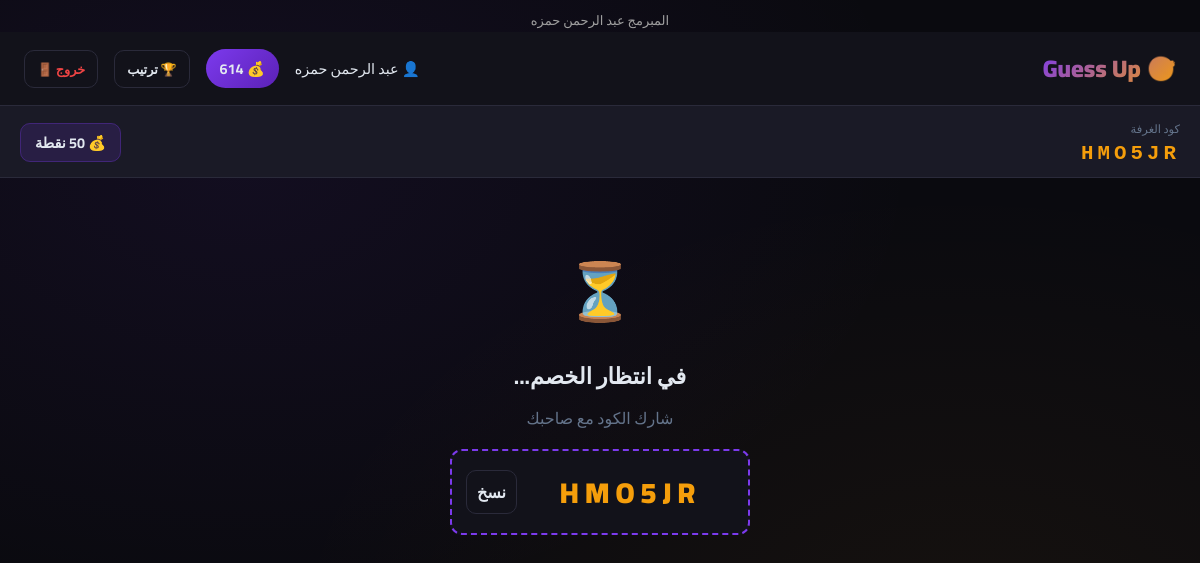
The app's page /room/HMO5JR (signed in) with its own data.
### models.py (models this page shows, shortened)
class Player(db.Model):
    __tablename__     = 'players'
    id                = db.Column(db.Integer, primary_key=True)
    player_name       = db.Column(db.String(50), unique=True, nullable=False)
    password_hash     = db.Column(db.String(256), nullable=False)
    points            = db.Column(db.Integer, default=100)
    xp                = db.Column(db.Integer, default=0)       # م12: XP
    win_streak        = db.Column(db.Integer, default=0)       # م4: Streak
    best_streak       = db.Column(db.Integer, default=0)       # م4: أحسن streak
    last_daily_reward = db.Column(db.DateTime, nullable=True)  # م2: Daily Reward
    avatar            = db.Column(db.String(200), nullable=True)
    created_at        = db.Column(db.DateTime, default=datetime.utcnow)

class Room(db.Model):
    __tablename__    = 'rooms'
    id               = db.Column(db.Integer, primary_key=True)
    room_code        = db.Column(db.String(10), unique=True, nullable=False)
    bet_points       = db.Column(db.Integer, default=100)
    player1_id       = db.Column(db.Integer, db.ForeignKey('players.id'), nullable=True)
    player2_id       = db.Column(db.Integer, db.ForeignKey('players.id'), nullable=True)
    winner_id        = db.Column(db.Integer, db.ForeignKey('players.id'), nullable=True)
    is_bankrupt_mode = db.Column(db.Boolean, default=False)
    is_bot_game      = db.Column(db.Boolean, default=False)
    is_public        = db.Column(db.Boolean, default=False)
    status           = db.Column(db.String(20), default='waiting')
    random_event     = db.Column(db.String(50), nullable=True)  # م6: Random Event
    created_at       = db.Column(db.DateTime, default=datetime.utcnow)
    player1 = db.relationship('Player', foreign_keys=[player1_id])
    player2 = db.relationship('Player', foreign_keys=[player2_id])
    winner  = db.relationship('Player', foreign_keys=[winner_id])

### app.py (the view)
@app.route('/room/<room_code>')
def game_room(room_code):
    if not is_logged_in(session): return redirect(url_for('index'))
    room   = get_room(room_code)
    if not room: return redirect(url_for('lobby'))
    player = get_player_by_id(session['player_id'])
    if not player: return redirect(url_for('index'))
    event_info = EVENTS_MAP.get(room.random_event, {})
    return render_template('room.html', room=room, player=player,
                           event_info=event_info)

### auth.py (called while the page is built)
def get_player_by_id(player_id):
    return Player.query.filter_by(id=player_id).first()

def is_logged_in(session):
    return 'player_id' in session

### rooms.py (called while the page is built)
def get_room(room_code):
    return Room.query.filter_by(room_code=room_code).first()

### templates/room.html (shortened to what this page needs)
{% extends 'base.html' %}
{% block content %}
<div class="room-header">
    <div>
        <div style="color:var(--muted);font-size:.72rem;margin-bottom:2px">كود الغرفة</div>
        <div class="room-code-display" onclick="copyCode()">{{ room.room_code }}</div>
    </div>
    <div>
        {% if room.is_bot_game %}
            <span class="bet-info">🤖 ضد البوت</span>
        {% else %}
            <span class="bet-info">💰 {{ room.bet_points }} نقطة</span>
        {% endif %}
    </div>
</div>
<div class="game-area">
    <div id="waitingState" class="waiting-state {% if room.is_bot_game %}hidden{% endif %}">
        <div class="big-icon">⏳</div>
        <h2>في انتظار الخصم...</h2>
        <p style="color:var(--muted)">شارك الكود مع صاحبك</p>
        <div class="share-code-box">
            <span>{{ room.room_code }}</span>
            <button onclick="copyCode()" class="btn btn-ghost" style="padding:6px 10px">نسخ</button>
        </div>
    </div>
</div>
{% endblock %}

### templates/Base.html (shortened to what this page needs)
<!DOCTYPE html>
<html lang="ar" dir="rtl">
<head>
</head>
    <body>
        <div style="text-align: center; font-weight: 300; color: #a0a0a0; font-size: 13px; padding-top: 8px;">
            المبرمج عبد الرحمن حمزه
        </div>
    <nav>
        <a href="/" class="nav-logo">🎯 Guess Up</a>
        <div class="nav-info">
            {% if session.player_name %}
                <span>👤 {{ session.player_name }}</span>
                <span class="points-badge">
                    💰 <span id="nav-points">{{ player.points if player else '' }}</span>
                </span>
                <a href="/leaderboard" class="btn btn-ghost" style="padding:6px 12px;font-size:0.8rem">🏆 ترتيب</a>
                <a href="/logout" class="btn btn-ghost" style="padding:6px 12px;font-size:0.8rem;color:var(--red)">خروج 🚪</a>
            {% endif %}
        </div>
    </nav>
    {% block content %}{% endblock %}
</body>
</html>

### templates/Base.html (style rules this page uses)
* { margin: 0; padding: 0; box-sizing: border-box; }
:root { --bg: #0a0a0f; --surface: #12121a; --card: #1a1a26; --border: #2a2a3a; --accent: #7c3aed; --accent2: #f59e0b; --green: #10b981; --red: #ef4444; --text: #e2e8f0; --muted: #64748b; --glow: 0 0 20px rgba(124,58,237,0.4); }
body { font-family: 'Cairo', sans-serif; background: var(--bg); color: var(--text); min-height: 100vh; background-image: radial-gradient(ellipse at 20% 20%, rgba(124,58,237,0.08) 0%, transparent 50%), radial-gradient(ellipse at 80% 80%, rgba(245,158,11,0.05) 0%, transparent 50%); }
nav { background: var(--surface); border-bottom: 1px solid var(--border); padding: 14px 24px; display: flex; justify-content: space-between; align-items: center; }
.nav-logo { font-size: 1.5rem; font-weight: 900; background: linear-gradient(135deg, var(--accent), var(--accent2)); -webkit-background-clip: text; -webkit-text-fill-color: transparent; text-decoration: none; }
.nav-info { display: flex; align-items: center; gap: 16px; font-size: 0.9rem; }
.points-badge { background: linear-gradient(135deg, var(--accent), #5b21b6); padding: 6px 14px; border-radius: 20px; font-weight: 700; font-size: 0.9rem; }
.btn { display: inline-flex; align-items: center; justify-content: center; gap: 8px; padding: 12px 24px; border-radius: 10px; font-family: 'Cairo', sans-serif; font-size: 1rem; font-weight: 700; cursor: pointer; border: none; transition: all 0.2s; text-decoration: none; }
.btn-ghost { background: transparent; border: 1px solid var(--border); color: var(--text); }

### templates/room.html (style rules this page uses)
.room-header { background:var(--card);border-bottom:1px solid var(--border); padding:12px 20px;display:flex;justify-content:space-between;align-items:center; }
.room-code-display { font-family:monospace;font-size:1.3rem;font-weight:900; letter-spacing:4px;color:var(--accent2);cursor:pointer; }
.bet-info { background:rgba(124,58,237,.15);border:1px solid rgba(124,58,237,.3); border-radius:10px;padding:5px 14px;font-weight:700;font-size:.9rem; }
.game-area { max-width:700px;margin:0 auto;padding:20px 16px; }
.waiting-state { text-align:center;padding:40px 0; }
.waiting-state .big-icon { font-size:3.5rem;margin-bottom:12px;animation:pulse 2s infinite; }
.waiting-state h2 { font-size:1.4rem;font-weight:700;margin-bottom:6px; }
.share-code-box { background:var(--surface);border:2px dashed var(--accent); border-radius:12px;padding:14px;margin:16px auto;max-width:300px; display:flex;align-items:center;justify-content:space-between;gap:10px; }
.share-code-box span { font-size:1.8rem;font-weight:900;letter-spacing:6px;color:var(--accent2);flex:1;text-align:center; }

### records on screen
Player: player_name "عبد الرحمن حمزه", points "614"
Room: room_code "HMO5JR"
